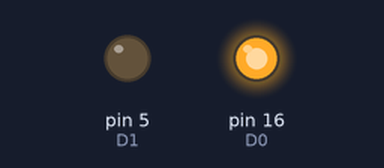
Bench run of a sketch on a simulated Arduino Uno, built with avr-gcc and run on an emulated ATmega328P. Parts: output pins drawn as LEDs (lit = HIGH). What the sketch prints to the serial monitor is not drawn.

Above: at 1.0 s.
At 2.5 s:
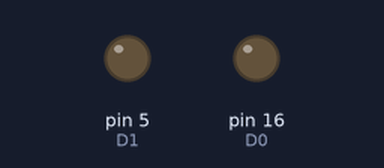
At 3.75 s:
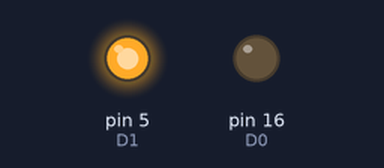
Timing chart, 0 to 6.1 s (numbered marks = the images above):
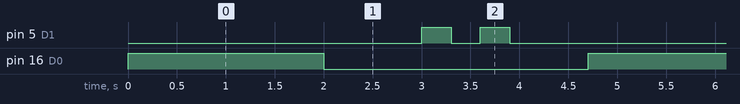

The sketch:

Rfid.ino
```cpp
#include <SPI.h>        // RC522 Module uses SPI protocol
#include <MFRC522.h>  // Library for Mifare RC522 Devices

    #define D0 16
    #define D1 5
    #define D2 4
    #define D3 0
    #define D4 2
    #define D5 14
    #define D6 12
    #define D7 13
    #define D8 15
    #define D9 3
    #define D10 1


//#define SS_PIN 4
//#define RST_PIN 2
MFRC522 mfrc522(D4, D2);
byte readCard[4];   // Stores scanned ID read from RFID Module
byte masterCard[4];   // Stores master card's ID read from EEPROM
boolean successRead = 0;

void setup() {
  // put your setup code here, to run once:
  Serial.begin(9600);
  Serial.println("Starting");
  pinMode(D0, OUTPUT);
  pinMode(D1, OUTPUT);
}


void loop() {
  digitalWrite(D0, HIGH);
  Serial.println("Working");
  delay(2000);
  digitalWrite(D0, LOW);
  delay(1000);
  bingo();
  delay(500);
}


void bingo(){
  digitalWrite(D1, HIGH);
  delay(300);
  digitalWrite(D1, LOW);
  delay(300);
  digitalWrite(D1, HIGH);
  delay(300);
  digitalWrite(D1, LOW);
  delay(300);
}
```

Measured:
- by itself, pin 5 (D1): repeats every 4.7 s: LOW 0.30 s, HIGH 0.30 s, LOW 3.8 s, HIGH 0.30 s
- by itself, pin 16 (D0): alternates HIGH for 2.0 s and LOW for 2.7 s
- by itself, everything shown: repeats every 4.7 s, in 6 steps
